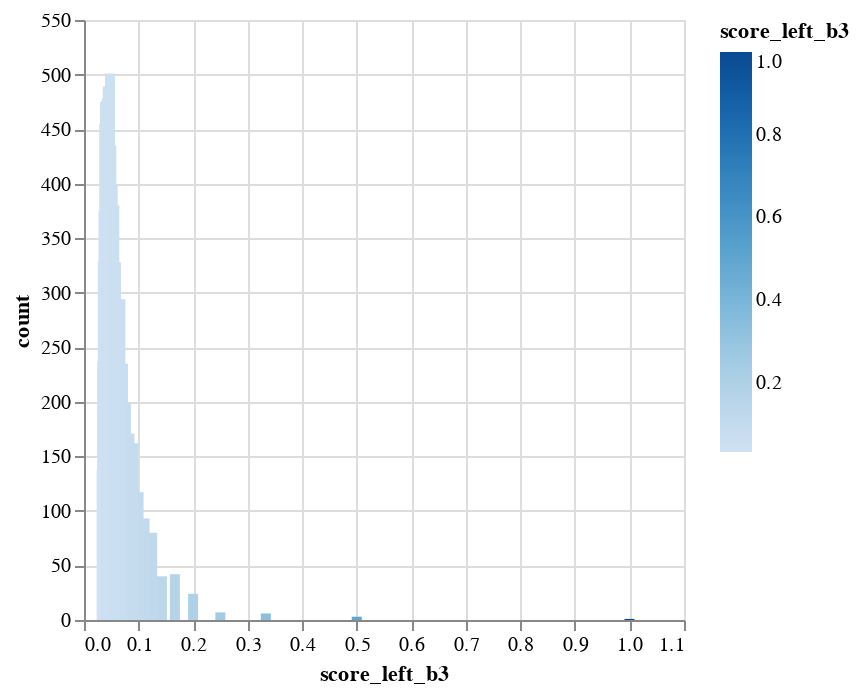
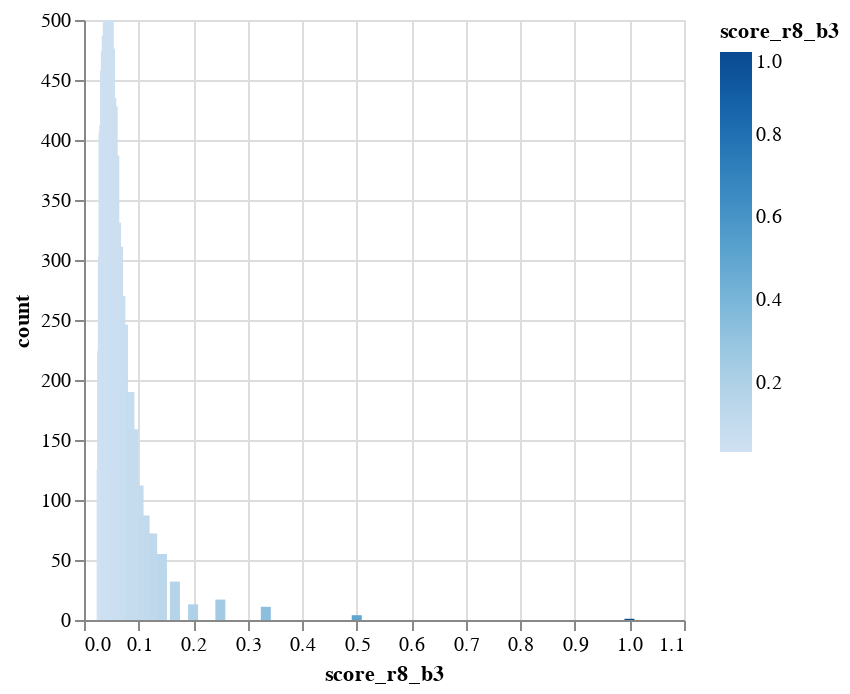

The notebook cell saved with these charts, in order:
### Code cell
show_b_stats('score_left_b3')
show_b_stats('score_r8_b3')

### Figure 1 — Vega-Lite specification as saved in the notebook (floating-point values rounded to 4 significant figures)
{"config": {"view": {"continuousWidth": 300, "continuousHeight": 300}}, "data": {"name": "data-5655824c163366ae23e239f685c5cdff"}, "mark": {"type": "bar", "tooltip": true}, "encoding": {"color": {"field": "score_left_b3", "type": "quantitative"}, "x": {"field": "score_left_b3", "type": "quantitative"}, "y": {"field": "count", "type": "quantitative"}}, "params": [{"name": "param_5", "select": {"type": "interval", "encodings": ["x", "y"]}, "bind": "scales"}], "$schema": "https://vega.github.io/schema/vega-lite/v5.20.1.json", "datasets": {"data-5655824c163366ae23e239f685c5cdff": [{"score_left_b3": 0.0476, "count": 501}, {"score_left_b3": 0.0769, "count": 199}, {"score_left_b3": 0.0333, "count": 237}, {"score_left_b3": 0.0588, "count": 328}, {"score_left_b3": 0.125, "count": 80}, {"score_left_b3": 0.037, "count": 455}, {"score_left_b3": 0.0833, "count": 171}, {"score_left_b3": 0.0714, "count": 235}, {"score_left_b3": 0.5, "count": 3}, {"score_left_b3": 0.1, "count": 117}, {"score_left_b3": 0.0345, "count": 329}, {"score_left_b3": 0.3333, "count": 6}, {"score_left_b3": 0.0625, "count": 282}, {"score_left_b3": 0.04, "count": 452}, {"score_left_b3": 0.0357, "count": 375}, {"score_left_b3": 0.0455, "count": 481}, {"score_left_b3": 0.0667, "count": 294}, {"score_left_b3": 0.05, "count": 435}, {"score_left_b3": 0.1111, "count": 93}, {"score_left_b3": 0.25, "count": 7}, {"score_left_b3": 0.0435, "count": 489}, {"score_left_b3": 0.0323, "count": 138}, {"score_left_b3": 0.2, "count": 24}, {"score_left_b3": 0.1429, "count": 40}, {"score_left_b3": 1.0, "count": 1}, {"score_left_b3": 0.0909, "count": 162}, {"score_left_b3": 0.0385, "count": 475}, {"score_left_b3": 0.1667, "count": 42}, {"score_left_b3": 0.0526, "count": 400}, {"score_left_b3": 0.0417, "count": 478}, {"score_left_b3": 0.0556, "count": 380}]}}

### Figure 2 — Vega-Lite specification as saved in the notebook (floating-point values rounded to 4 significant figures)
{"config": {"view": {"continuousWidth": 300, "continuousHeight": 300}}, "data": {"name": "data-b808afc6723fe2ca277e766026df85a4"}, "mark": {"type": "bar", "tooltip": true}, "encoding": {"color": {"field": "score_r8_b3", "type": "quantitative"}, "x": {"field": "score_r8_b3", "type": "quantitative"}, "y": {"field": "count", "type": "quantitative"}}, "params": [{"name": "param_6", "select": {"type": "interval", "encodings": ["x", "y"]}, "bind": "scales"}], "$schema": "https://vega.github.io/schema/vega-lite/v5.20.1.json", "datasets": {"data-b808afc6723fe2ca277e766026df85a4": [{"score_r8_b3": 0.0333, "count": 224}, {"score_r8_b3": 0.125, "count": 72}, {"score_r8_b3": 0.0476, "count": 476}, {"score_r8_b3": 0.0769, "count": 185}, {"score_r8_b3": 0.0588, "count": 331}, {"score_r8_b3": 0.1, "count": 112}, {"score_r8_b3": 0.0714, "count": 246}, {"score_r8_b3": 0.037, "count": 412}, {"score_r8_b3": 0.5, "count": 4}, {"score_r8_b3": 0.0833, "count": 190}, {"score_r8_b3": 0.0345, "count": 303}, {"score_r8_b3": 0.3333, "count": 11}, {"score_r8_b3": 0.0625, "count": 311}, {"score_r8_b3": 0.04, "count": 474}, {"score_r8_b3": 0.0667, "count": 270}, {"score_r8_b3": 0.0357, "count": 406}, {"score_r8_b3": 0.05, "count": 435}, {"score_r8_b3": 0.0455, "count": 500}, {"score_r8_b3": 0.25, "count": 17}, {"score_r8_b3": 0.1111, "count": 87}, {"score_r8_b3": 0.2, "count": 13}, {"score_r8_b3": 0.0435, "count": 498}, {"score_r8_b3": 1.0, "count": 1}, {"score_r8_b3": 0.0323, "count": 125}, {"score_r8_b3": 0.1429, "count": 55}, {"score_r8_b3": 0.0385, "count": 458}, {"score_r8_b3": 0.0909, "count": 159}, {"score_r8_b3": 0.1667, "count": 32}, {"score_r8_b3": 0.0526, "count": 428}, {"score_r8_b3": 0.0417, "count": 487}, {"score_r8_b3": 0.0556, "count": 387}]}}
